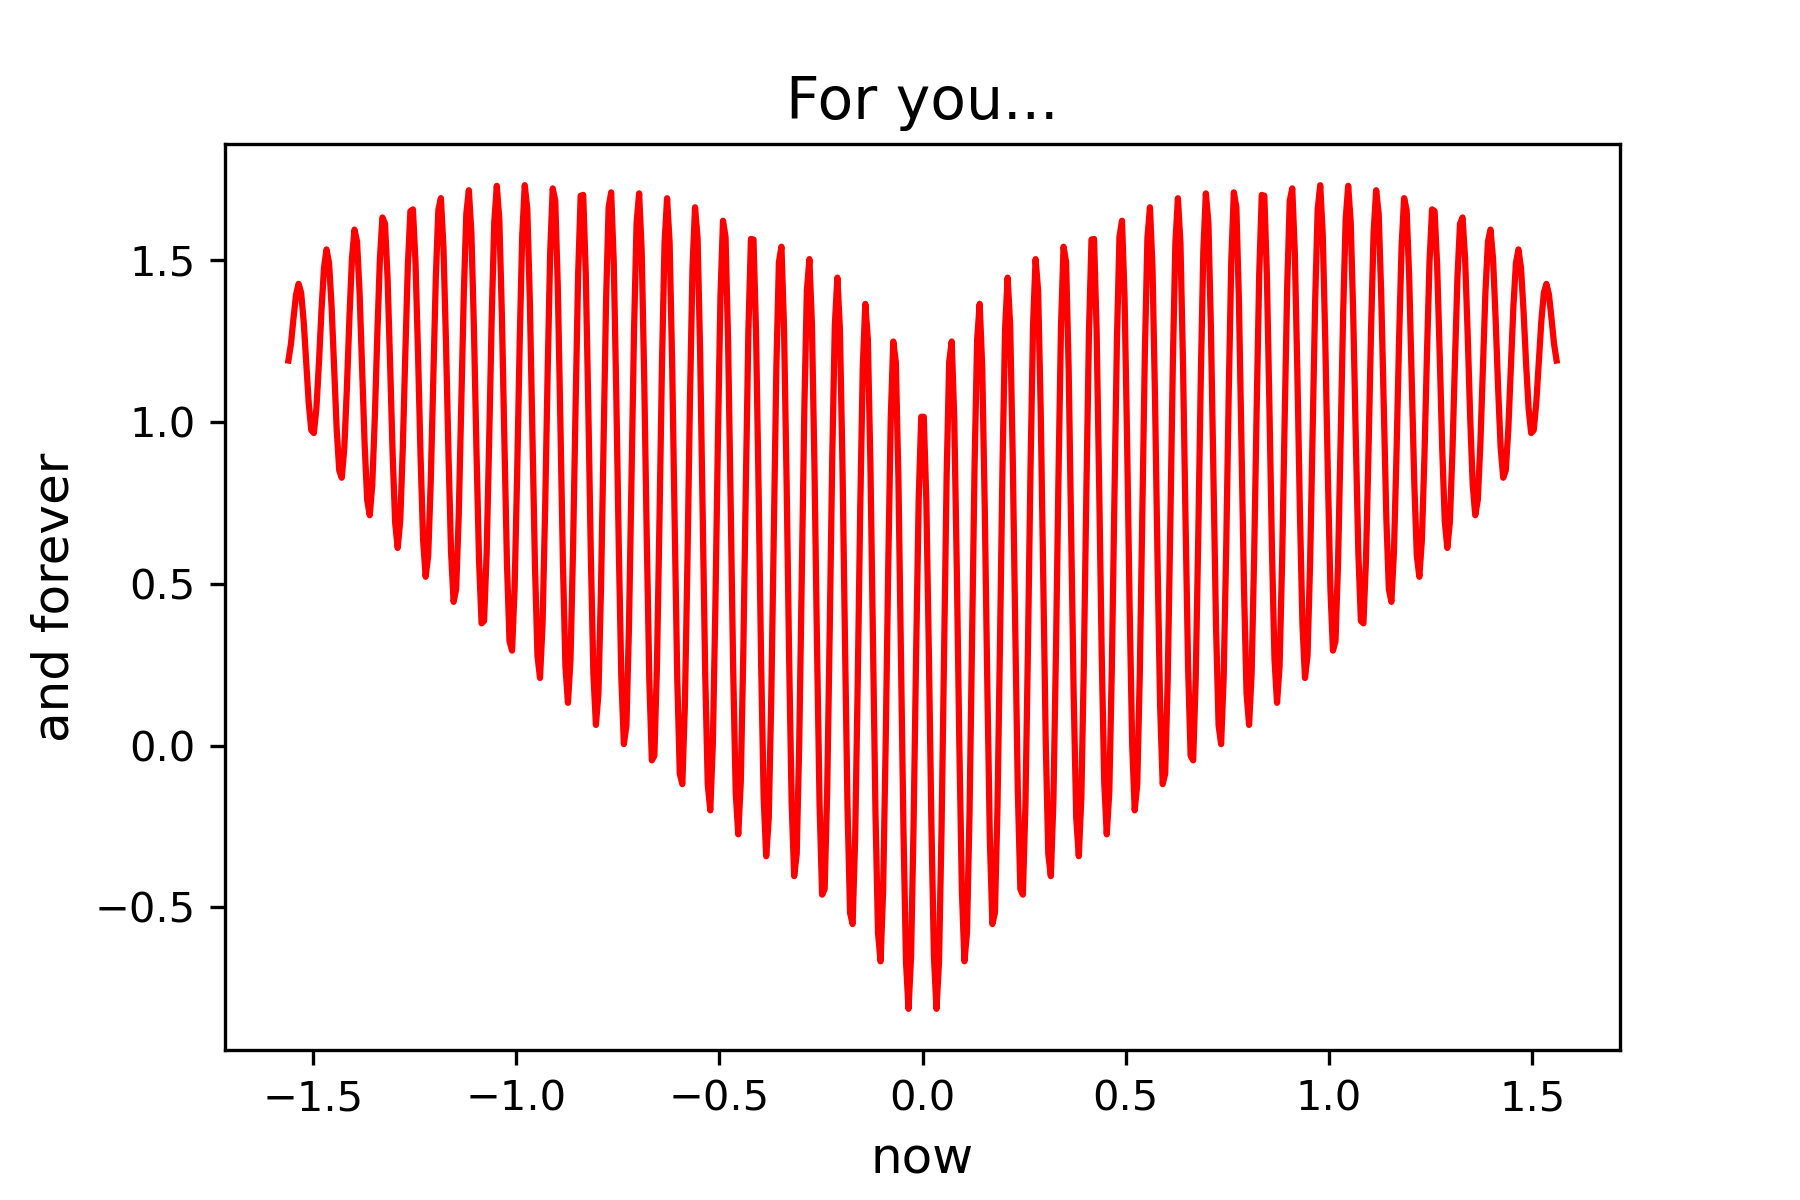

The script that saved this image:
"""A Plot for February 14th"""

import numpy as np
import matplotlib.pyplot as plt

def crazy_on_you(x):
    """The band, with x in radians.

    Input:   x coordinate in range -1.56 to +1.56
    Output:  y coordinate of a greeting card plot
    """
    import numpy as np
    y = np.sqrt(np.cos(x))*np.cos(90.0*x)+np.sqrt(np.abs(x))
    return y

# abs(x) < 1.56 avoids NaN warnings outside that range
# <500 points has increasingly problematic discretization error
x = np.linspace(-1.56, 1.56, 500)
y = crazy_on_you(x)

plt.figure(1, figsize=(6, 4))
plt.plot(x, y, '-r')          # red, of course

plt.title( "For you..." , fontsize=14)
plt.xlabel("now"        , fontsize=12)
plt.ylabel("and forever", fontsize=12)

# save to file if desired
# =============================================================================
# True  - displays and saves the plot to file;
# False - only displays the plot
save_plot_to_file = True
filename = 'happy_day.png'
# =============================================================================
if (save_plot_to_file):
    plt.savefig(filename, dpi=300, edgecolor='none')
plt.show()